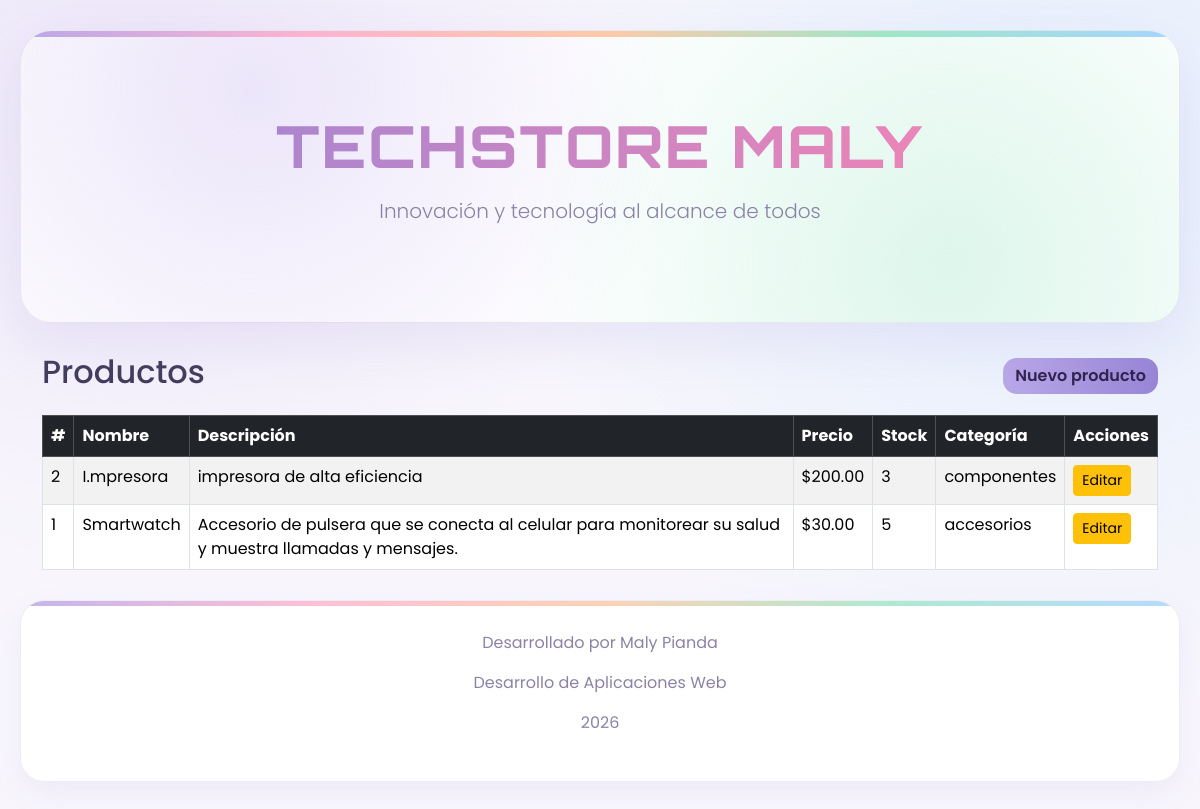
The page /productos on the database its author committed.
### tables this page shows
CREATE TABLE productos (
            id INTEGER PRIMARY KEY AUTOINCREMENT,
            nombre TEXT NOT NULL,
            descripcion TEXT,
            categoria TEXT NOT NULL,
            precio REAL NOT NULL,
            stock INTEGER NOT NULL,
            imagen TEXT DEFAULT 'img.png'
        );

### app.py (the view)
@app.route('/productos')
def productos():
    conn = get_connection()
    cursor = conn.cursor()
    cursor.execute("SELECT * FROM productos ORDER BY id DESC")
    lista_productos = cursor.fetchall()
    conn.close()
    return render_template('productos.html', productos=lista_productos, total_productos=len(lista_productos))

### app.py (called while the page is built)
@app.context_processor
def inject_datos_globales():
    return {
        "nombre_tienda": info_tienda["nombre"],
        "eslogan_tienda": info_tienda["eslogan"],
        "nombre_desarrollador": "Maly Pianda",
        "anio_actual": datetime.now().year
    }

### db.py (called while the page is built)
def get_connection():
    conn = sqlite3.connect(DB_PATH)
    conn.row_factory = sqlite3.Row
    return conn

### templates/productos.html (shortened to what this page needs)
{% extends "base.html" %}
{% block content %}
<div class="container mt-4">
    <div class="d-flex justify-content-between align-items-center mb-3">
        <h2>Productos</h2>
        <a href="{{ url_for('nuevo_producto') }}" class="btn btn-primary">Nuevo producto</a>
    </div>
    <table class="table table-striped table-bordered">
        <thead class="table-dark">
            <tr>
                <th>#</th>
                <th>Nombre</th>
                <th>Descripción</th>
                <th>Precio</th>
                <th>Stock</th>
                <th>Categoría</th>
                <th>Acciones</th>
            </tr>
        </thead>
        <tbody>
            {% for producto in productos %}
            <tr>
                <td>{{ producto.id }}</td>
                <td>{{ producto.nombre }}</td>
                <td>{{ producto.descripcion }}</td>
                <td>${{ "%.2f"|format(producto.precio) }}</td>
                <td>{{ producto.stock }}</td>
                <td>{{ producto.categoria }}</td>
                <td>
                    <a href="{{ url_for('editar_producto', producto_id=producto.id) }}" class="btn btn-sm btn-warning">
                        Editar
                    </a>
                </td>
            </tr>
            {% else %}
            <tr>
                <td colspan="7" class="text-center">No hay productos registrados todavía.</td>
            </tr>
            {% endfor %}
        </tbody>
    </table>
</div>
{% endblock %}

### templates/base.html (shortened to what this page needs)
<!DOCTYPE html>
<html lang="es">
<head>
    <link href="https://cdn.jsdelivr.net/npm/bootstrap@5.3.3/dist/css/bootstrap.min.css" rel="stylesheet">
    <link rel="stylesheet" href="{{ url_for('static', filename='css/style.css') }}">
</head>
<body>
<header>
    {% block header %}
        <h1 class="logo-tech">{{ nombre_tienda|upper }}</h1>
        <p class="lead">{{ eslogan_tienda }}</p>
    {% endblock %}
</header>
<main>
    {% block content %}{% endblock %}
</main>
{% include "components/footer.html" %}
</body>
</html>

### templates/components/footer.html
<footer>
    <p>Desarrollado por {{ nombre_desarrollador }}</p>
    <p>Desarrollo de Aplicaciones Web</p>
    <p>{{ anio_actual }}</p>
</footer>

### static/css/style.css (style rules this page uses)
:root { --bg: #f8f6fc; --bg-glow-1: rgba(201, 182, 240, 0.25); --bg-glow-2: rgba(168, 216, 255, 0.25); --surface: #ffffff; --surface-2: #f4f1fa; --border: rgba(122, 108, 165, 0.12); --lavender: #b9a8e8; --lavender-d:#9885d6; --mint: #9fe6c8; --mint-d: #6fcfa4; --peach: #ffc9a8; --peach-d: #ff9f68; --pink: #ffb3cf; --pink-d: #ff85b0; --blue: #a8d4ff; --blue-d: #7ab4f2; --text: #423d5c; --text-soft: #8b83a6; }
* { margin:0; padding:0; box-sizing:border-box; }
body { font-family:'Poppins',sans-serif; background-color:var(--bg); background-image: radial-gradient(circle at 12% 8%, var(--bg-glow-1), transparent 40%), radial-gradient(circle at 88% 20%, var(--bg-glow-2), transparent 45%); background-attachment:fixed; color:var(--text); }
header { position:relative; background: radial-gradient(circle at 20% 20%, rgba(201,182,240,0.35), transparent 45%), radial-gradient(circle at 80% 80%, rgba(159,230,200,0.35), transparent 45%), var(--surface); border:1px solid var(--border); margin:30px 20px; border-radius:32px; padding:80px 40px; text-align:center; box-shadow:0 20px 50px rgba(153, 133, 214, 0.14); overflow:hidden; }
header::before { content:""; position:absolute; top:0; left:0; right:0; height:6px; background:linear-gradient(90deg, var(--lavender), var(--pink), var(--peach), var(--mint), var(--blue)); }
.logo-tech { font-family:'Orbitron', sans-serif; font-size:58px; font-weight:800; letter-spacing:2px; background:linear-gradient(90deg, var(--lavender-d), var(--pink-d)); -webkit-background-clip:text; background-clip:text; -webkit-text-fill-color:transparent; }
header p { font-size:20px; color:var(--text-soft); margin-top:15px; }
.btn-primary { background:linear-gradient(90deg, var(--lavender), var(--lavender-d)) !important; border:none !important; color:#2f2350 !important; font-weight:600; border-radius:14px; }
footer { position:relative; background:var(--surface); border:1px solid var(--border); margin:30px 20px; border-radius:24px; text-align:center; padding:30px; color:var(--text-soft); box-shadow:0 12px 28px rgba(153, 133, 214, 0.1); overflow:hidden; }
footer::before { content:""; position:absolute; top:0; left:0; right:0; height:5px; background:linear-gradient(90deg, var(--lavender), var(--pink), var(--peach), var(--mint), var(--blue)); opacity:0.85; }

### rows shown on the page
productos: id "2", nombre "I.mpresora", descripcion "impresora de alta eficiencia", precio "200.00", stock "3", categoria "componentes"
productos: id "1", nombre "Smartwatch", descripcion "Accesorio de pulsera que se conecta al celular para monitorear su salud y muestra llamadas y mensajes.", precio "30.00", stock "5", categoria "accesorios"

### other values the page prints
{{ nombre_tienda|upper }} "TECHSTORE MALY"
{{ eslogan_tienda }} "Innovación y tecnología al alcance de todos"
{{ nombre_desarrollador }} "Maly Pianda"
